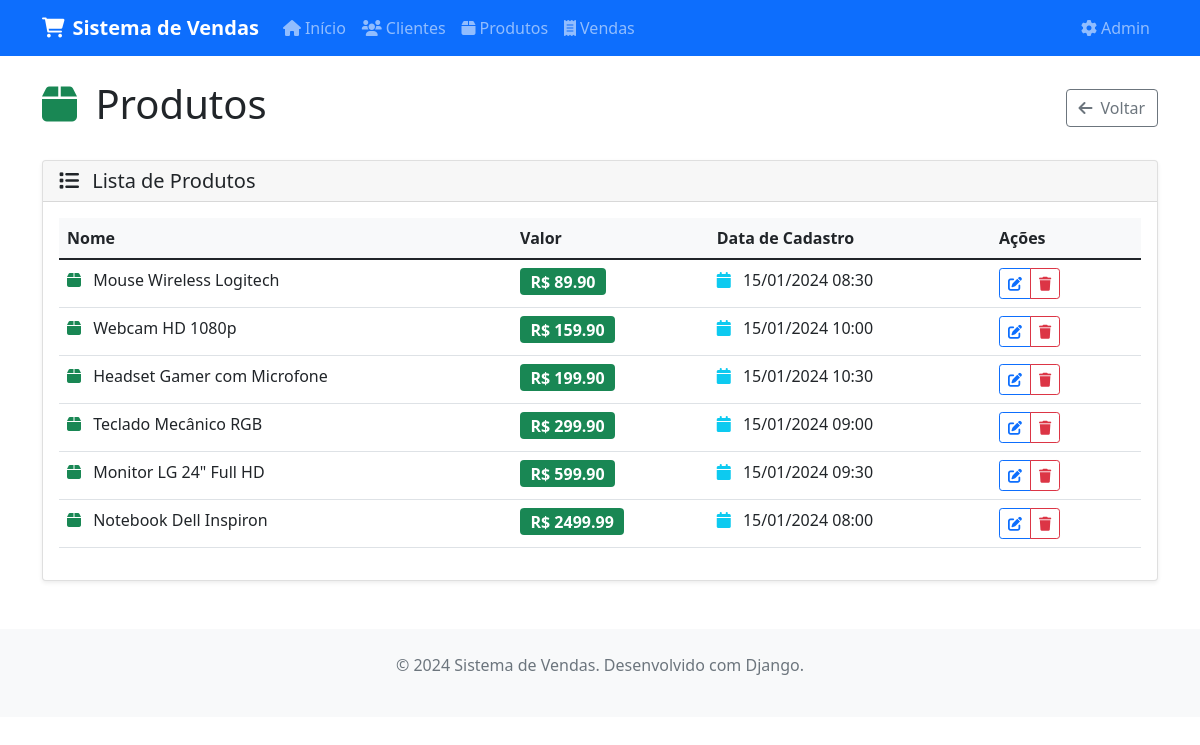
/vendas/produtos/, run on the app's committed database.
### vendas/models.py (models this page shows, shortened)
class Produto(models.Model):
    nome = models.CharField(max_length=200, verbose_name="Nome")
    valor = models.DecimalField(max_digits=10, decimal_places=2, verbose_name="Valor")
    data_cadastro = models.DateTimeField(auto_now_add=True, verbose_name="Data de Cadastro")
    class Meta:
        verbose_name = "Produto"
        verbose_name_plural = "Produtos"
        ordering = ['valor']

### vendas/views.py (the view)
# urls.py: path('produtos/', views.produto_list, name='produto_list'),
def produto_list(request):
    produtos_list = Produto.objects.all()
    paginator = Paginator(produtos_list, 10)
    page_number = request.GET.get('page')
    produtos = paginator.get_page(page_number)
    context = {
        'produtos': produtos,
        'page_obj': produtos,
        'is_paginated': produtos.paginator.num_pages > 1,
    }
    return render(request, 'vendas/produto_list.html', context)

### vendas/templates/vendas/produto_list.html (shortened to what this page needs)
{% extends 'vendas/base.html' %}
{% block content %}
<div class="row">
    <div class="col-12">
        <div class="d-flex justify-content-between align-items-center mb-4">
            <h1>
                <i class="fas fa-box text-success me-2"></i>
                Produtos
            </h1>
            <div>
                <a href="{% url 'vendas:home' %}" class="btn btn-outline-secondary">
                    <i class="fas fa-arrow-left me-2"></i>Voltar
                </a>
            </div>
        </div>
    </div>
</div>
<div class="row">
    <div class="col-12">
        <div class="card">
            <div class="card-header">
                <h5 class="mb-0">
                    <i class="fas fa-list me-2"></i>
                    Lista de Produtos
                </h5>
            </div>
            <div class="card-body">
                {% if produtos and produtos.paginator.count %}
                    <div class="table-responsive">
                        <table class="table table-hover">
                            <thead>
                                <tr>
                                    <th>Nome</th>
                                    <th>Valor</th>
                                    <th>Data de Cadastro</th>
                                    <th width="150">Ações</th>
                                </tr>
                            </thead>
                            <tbody>
                                {% for produto in produtos %}
                                <tr>
                                    <td>
                                        <i class="fas fa-box text-success me-2"></i>
                                        {{ produto.nome }}
                                    </td>
                                    <td>
                                        <span class="badge bg-success fs-6">
                                            R$ {{ produto.valor }}
                                        </span>
                                    </td>
                                    <td>
                                        <i class="fas fa-calendar text-info me-2"></i>
                                        {{ produto.data_cadastro|date:"d/m/Y H:i" }}
                                    </td>
                                    <td>
                                        <div class="btn-group" role="group">
                                            <a href="{% url 'vendas:produto_update' produto.pk %}"
                                               class="btn btn-sm btn-outline-primary"
                                               title="Editar produto">
                                                <i class="fas fa-edit"></i>
                                            </a>
                                            <a href="{% url 'vendas:produto_delete' produto.pk %}"
                                               class="btn btn-sm btn-outline-danger"
                                               title="Excluir produto">
                                                <i class="fas fa-trash"></i>
                                            </a>
                                        </div>
                                    </td>
                                </tr>
                                {% endfor %}
                            </tbody>
                        </table>
                    </div>
                {% endif %}
            </div>
        </div>
    </div>
</div>
{% endblock %}

### vendas/templates/vendas/base.html (style rules this page uses)
.card { box-shadow: 0 0.125rem 0.25rem rgba(0, 0, 0, 0.075); border: 1px solid rgba(0, 0, 0, 0.125); }
.table th { background-color: #f8f9fa; }

### data on the page
Produto: nome "Mouse Wireless Logitech", valor "89.90", data_cadastro "15/01/2024 08:30"
Produto: nome "Webcam HD 1080p", valor "159.90", data_cadastro "15/01/2024 10:00"
Produto: nome "Headset Gamer com Microfone", valor "199.90", data_cadastro "15/01/2024 10:30"
Produto: nome "Teclado Mecânico RGB", valor "299.90", data_cadastro "15/01/2024 09:00"
Produto: nome "Monitor LG 24\" Full HD", valor "599.90", data_cadastro "15/01/2024 09:30"
Produto: nome "Notebook Dell Inspiron", valor "2499.99", data_cadastro "15/01/2024 08:00"
